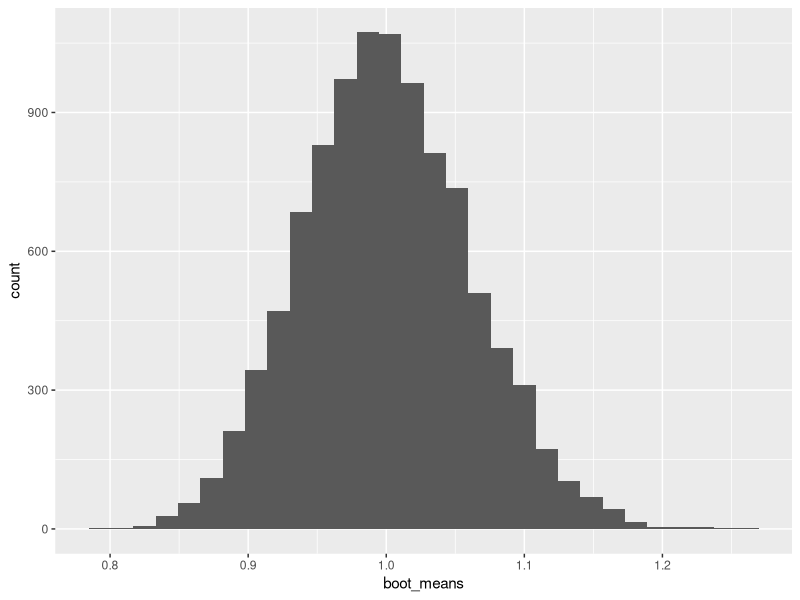
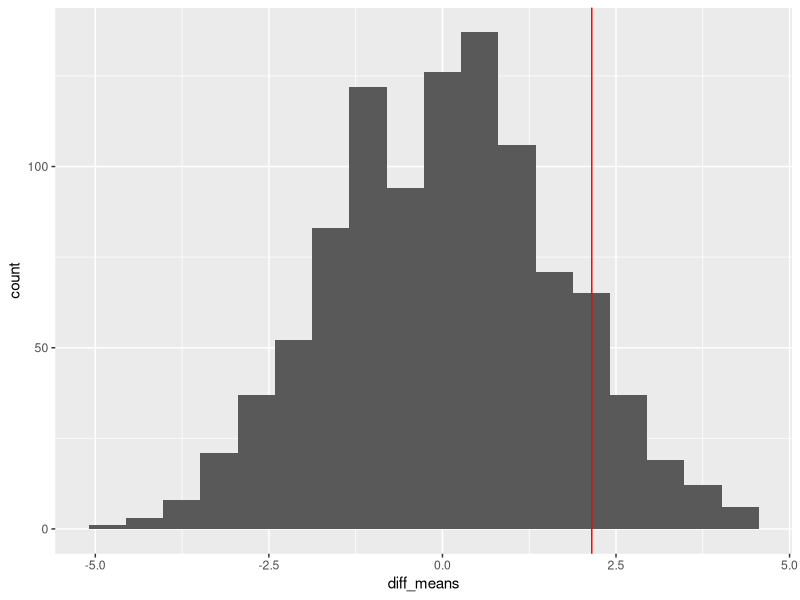

R code for these plots, in order:
## ---- chunk 1
library(dplyr)
library(ggplot2)
## ---- chunk 2
table_data <- read.csv(file = "../tables_csv/variable_types.csv")
knitr::kable(
  table_data, booktabs = TRUE,
  caption = 'Examples of different kinds of variable.'
)
## ---- chunk 3
all_pops <- read.csv(file = "../data_csv/SKEWED_POPULATIONS.CSV")
## ---- chunk 4
# 1. extract the values of the variable
x <- filter(all_pops, Population == "A")$Values
# 2. carry out the bootstrapping (you don't need to understand this)
boot_means <- replicate(10000, mean(sample(x, size = 25, replace = TRUE)))
# 3. wrap up the result as a data frame
plot_df <- data.frame(boot_means)
# ... and plot the bootstrapped distribution
ggplot(plot_df, aes(x = boot_means)) + 
  geom_histogram()
## ---- chunk 5
sample_plants <- function(samp_sizes, prob) {
  sapply(samp_sizes, function (size) {
    raw_samples <- rbinom(n = 10000, size = size, prob = prob)
    sd(100 * raw_samples / size)
  })
}
## ---- chunk 6
sample_plants(samp_sizes = c(10, 20, 40, 100), prob = 0.4)
## ---- chunk 7
sim_data <- data.frame(sample_size = c(10, 20, 40, 100))
sim_data <- mutate(sim_data, se = sample_plants(sample_size, prob = 0.4))
sim_data
## ---- chunk 8
pop_info_1 <- read.csv("../data_csv/TWO_POPS_1.CSV")
## ---- chunk 9
set.seed(27081975)
## ---- chunk 10
# take a sample from each population
use_data <- 
  pop_info_1 %>% 
  group_by(Population) %>% 
  sample_n(10) %>% 
  ungroup
## ---- chunk 11
# permutation test (difficult R code!)
plt_info <- replicate(1000, simplify = TRUE, {
  use_data %>% 
    mutate(Values = sample(Values)) %>% 
    group_by(Population) %>% 
    summarise(X = mean(Values)) %>% 
    `$`(X) %>% diff
}) %>% data.frame(diff_means = .)
## ---- chunk 12
# compute the difference between (more tricky code)
mean_diff <- use_data %>% 
  group_by(Population) %>% 
  summarise(X = mean(Values)) %>% `$`(X) %>% diff
# plot everything (this bit should make sense to you)
ggplot(plt_info, aes(x = diff_means)) + 
  geom_histogram(bins = 18) +
  geom_vline(xintercept = mean_diff, colour = "red")
